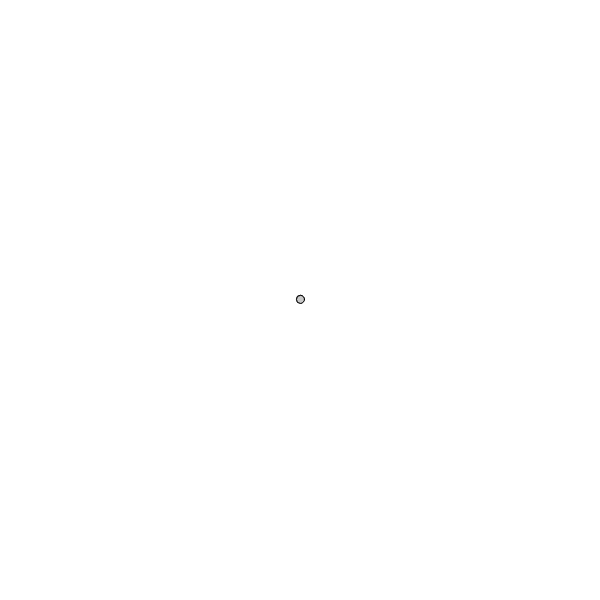
Frame 1 (no input)
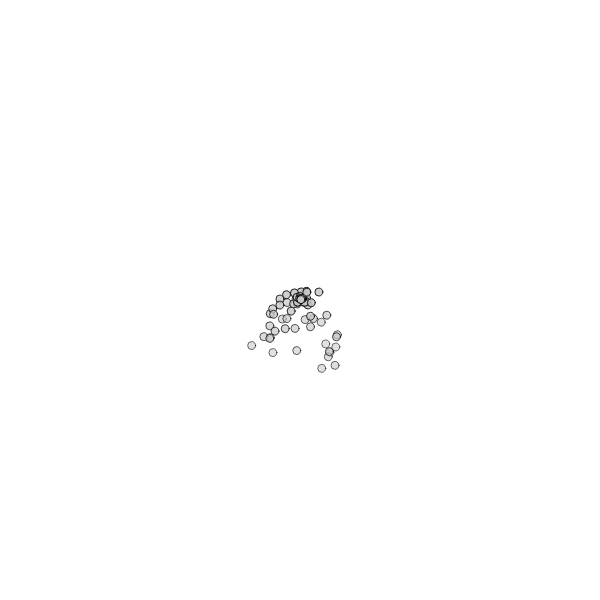
Frame 60 (no input)
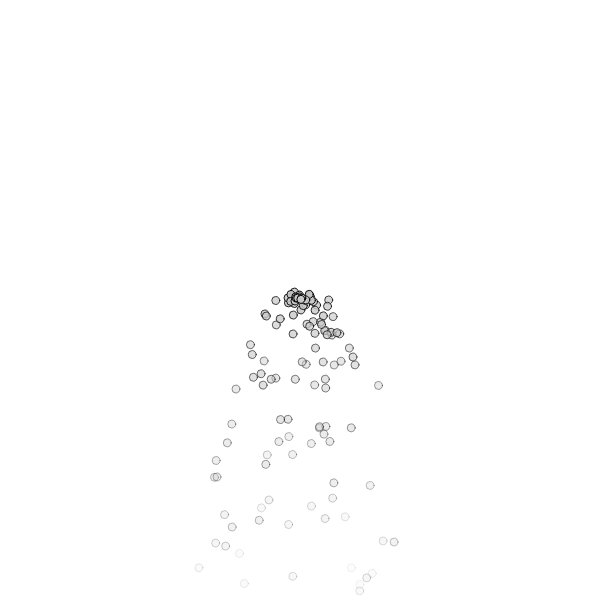
Frame 120 (the mouse pressed at the canvas centre since frame 60)

The p5.js sketch that drew these frames (run headless with seeded random() and noise() and a simulated clock; from frame 60 on, the mouse is pressed at the canvas centre):

// p5.js sketch
// ── sketch.js
let systems = [];

function setup() {
  createCanvas(600, 600);
  systems.push(new ParticleSystem(createVector(width / 2, height / 2)));
}

function draw() {
  background(255);
  for (const ps of systems) {
    ps.addParticles();
    ps.run();
  }
}

function mouseClicked() {
  origin = createVector(mouseX, mouseY);
  systems.push(new ParticleSystem(origin));
}

class ParticleSystem {
  constructor(pos) {
    this.particles = [];
    this.origin = pos;
    this.addParticles();
  }

  run() {
    this.updateParticles();
    console.log(this.origin);
  }

  updateParticles() {
    for (const particle of this.particles) {
      particle.run();
    }
    this.removeDead();
  }

  addParticles() {
    this.particles.push(new Particle(this.origin));
  }

  removeDead() {
    for (let i = this.particles.length - 1; i >= 0; i--) {
      if (this.particles[i].isDead) {
        this.particles.splice(i, 1);
      }
    }
  }
}

class Particle{
  constructor(pos) {
    this.position = pos.copy();
    this.velocity = createVector(random(-1, 1), random(-1,0));
    this.acceleration = createVector(0, 0.05);
    this.lifespan = 255;
    this.isDead = false;

  }

  run() {
    this.update();
    this.display();

  }

  update() {
    this.velocity.add(this.acceleration);
    this.position.add(this.velocity);

    if (this.lifespan <= 0.0) {
      this.isDead = true;
    }

    this.lifespan -= 2;
  }

  display() {
    stroke(0, this.lifespan);
    fill(200, this.lifespan);
    ellipse(this.position.x, this.position.y, 8);
  }
}
